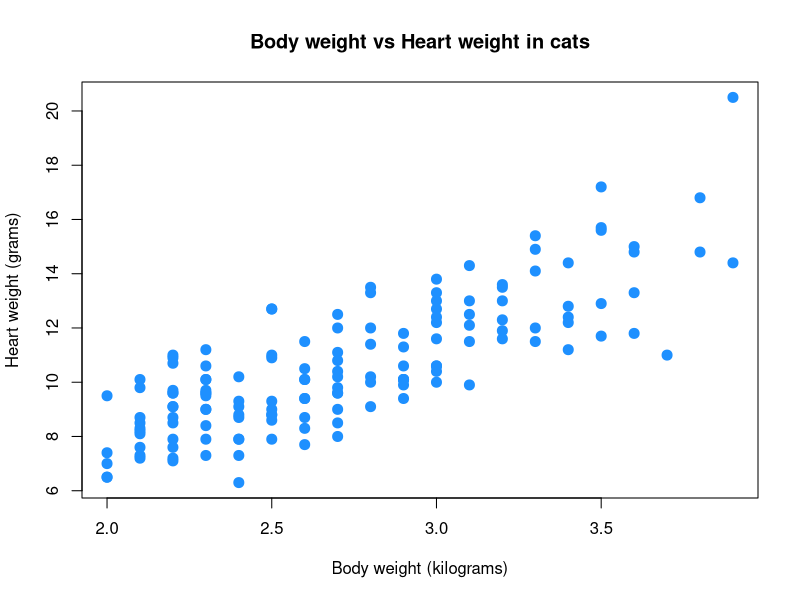
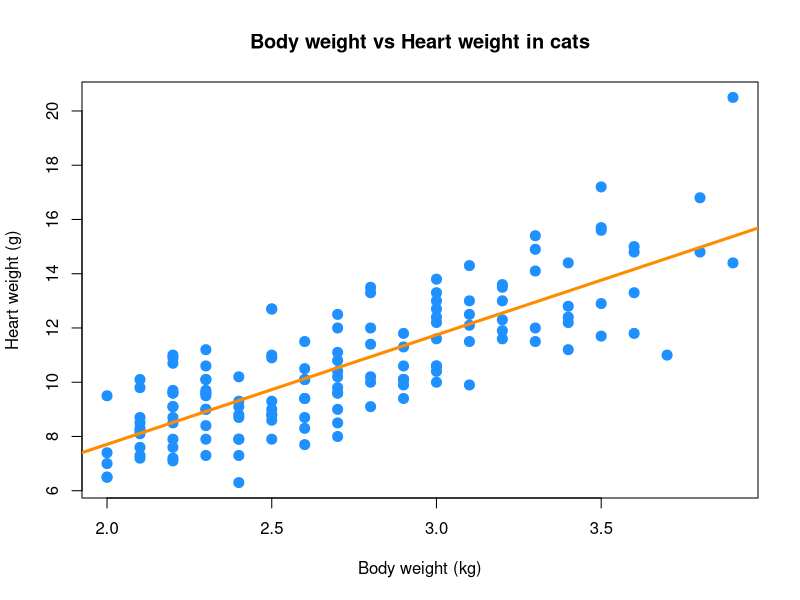

Generate these figures, in order, with R: (Note: this script raises an error after producing the figures.)
## ---- chunk 1
library(tidyverse)
## ---- chunk 2
library(MASS)
cats = MASS::cats

head(cats)

## ---- chunk 3
plot(cats$Bwt, cats$Hwt,
     xlab = "Body weight (kilograms)",
     ylab = "Heart weight (grams)",
     main = "Body weight vs Heart weight in cats",
     pch = 20,
     cex = 2,
     col = "dodgerblue")
## ---- chunk 4
# trims x and y so they are complete and calculates beta_hat_1 and beta_hat_0
# returns:
#   bhat1 : the slope of the SLR line
#   bhat0 : the initial value of the SLR line
#   x : trimmed version of the corresponding x input
#   y : trimmed version of the corresponding y input
betahats = function(x = c(0), y = c(0), na.rm = FALSE){
  # mark un-paired elements to omit
  # arg1_flag
  # arg2_flag
  # gives back optional altered x and y
  if (na.rm){
    x_flag = which(is.na(x))
    y_flag = which(is.na(y))
    
    for (flag in x_flag) {
      y[flag] = NA
    }
    
    for (flag in y_flag) {
      x[flag] = NA
    }
    
    x = x[!is.na(x)]
    y = y[!is.na(y)]
  }
  
  bhat1 = (sum(x*y) - sum(x)*sum(y)*(1/length(x)))/(sum(x^2) - (sum(x)^2)*(1/length(x)))
  bhat0 = mean(y) - bhat1*mean(x)
  
  list(bhat0, bhat1, x, y)
}

## ---- chunk 5
catsbetahats = betahats(x = cats$Bwt, y = cats$Hwt)
catsbetahats[1:2]
## ---- chunk 6
cat_model = lm(Hwt ~ Bwt, data = cats)
summary(cat_model)
## ---- chunk 7
cat_model$coefficients
## ---- chunk 8
cats[(cats$Bwt >= 2.6) & (cats$Bwt <= 2.8), ]
## ---- chunk 9
plot(Hwt ~ Bwt, data = cats,
     xlab = "Body weight (kg)",
     ylab = "Heart weight (g)",
     main = "Body weight vs Heart weight in cats",
     pch  = 20,
     cex  = 2,
     col  = "dodgerblue")
abline(cat_model, lwd = 3, col = "darkorange")
## ---- chunk 10
get_sd_est = function(fitted_vals, actual_vals, mle = FALSE){
  # this determines whether we divide by n or by (n-2)
  multiplier = ifelse(mle, 1/length(actual_vals), 1/(length(actual_vals)-2))
  sqrt(multiplier * sum((actual_vals - fitted_vals)^2))
}
## ---- chunk 11
sigma = get_sd_est(cat_model$fitted.values, cats$Hwt)
sigma
## ---- chunk 12
sigma_mle = get_sd_est(cat_model$fitted.values, cats$Hwt, TRUE)
sigma_mle
## ---- chunk 13
summary(cat_model)$sigma
## ---- chunk 14
birthday = 19920117
set.seed(birthday)
## ---- chunk 15
x = runif(n = 25, 0, 10)
## ---- chunk 16
errors = rnorm(length(x), 0, sqrt(10.24))
y = -3*x + 5 + errors
## ---- chunk 17
regression = lm(y ~ x, data = mydata)
regression$coefficients
## ---- chunk 18
plot(y ~ x, data = mydata,
     xlab = "x",
     ylab = "f(x)",
     main = "x vs f(x)",
     pch  = 20,
     cex  = 2,
     col  = "dodgerblue")
abline(a = 5, b = -3, lwd = 3, col = "darkorange")
abline(regression, lwd = 3, col = "red")
## ---- chunk 19

simulate = function(n = 1, x, beta1, beta0, variance){
  # create n copies of the estimated outputs of f(x) and add the errors to them.
  simuls = rep(beta1*x + beta0, n) + rnorm(length(x) * n, 0, sqrt(variance))
  beta_hat_1 = vector(mode = "numeric")
  
  #Just out of curiosity I want to get all the initial values as well
  beta_hat_0 = vector(mode = "numeric")
  # Suppose x has 25 elements
  # This code sets regression = lm(simuls[1:25] ~ x)
  # then it sets regression = lm(simuls[26:50] ~ x), and so on...
  for (i in 1:n) {
    regression = lm(simuls[((i-1)*length(x) + 1):(length(x)*i)] ~ x)$coefficients
    beta_hat_1[i] = regression[[2]]
    beta_hat_0[i] = regression[[1]]
  }
  cbind(beta_hat_1, beta_hat_0)
}

simulation = simulate(1500, x, -3, 5, 10.24)
beta_hat_1 = simulation[, 1]
beta_hat_0 = simulation[, 2]
## ---- chunk 20
hist(beta_hat_1,
     xlab = "Slope",
     main = "Slope of simulated regression lines, n = 1500",
     col = "red",
     breaks = 75
)
## ---- chunk 21
birthday = 19920117
set.seed(birthday)
## ---- chunk 22
x = runif(n = 75, 0, 10)
## ---- chunk 23
simulation = simulate(2500, x, 0, 3, 4)
beta_hat_1 = simulation[, 1]
beta_hat_0 = simulation[, 2]
mean(beta_hat_1)
## ---- chunk 24
hist(beta_hat_1,
     xlab = "Slope",
     main = "Slope of simulated regression lines, n = 2500",
     col = "dodgerblue",
     breaks = 75
)
## ---- chunk 25
skeptic = read_csv("skeptic.csv")
plot(response ~ predictor, data = skeptic, main = "predictor vs response")
skeptic_beta_1 = lm(response ~ predictor, data = skeptic)$coefficients[[2]]
skeptic_beta_1
## ---- chunk 26
hist(beta_hat_1,
     xlab = "Slope",
     main = "Slope of simulated regression lines, n = 2500",
     col = "dodgerblue",
     breaks = 75
)
abline(v = skeptic_beta_1, col = "red")
## ---- chunk 27
proportion = length(beta_hat_1[beta_hat_1 < skeptic_beta_1]) / length(beta_hat_1)
proportion
## ---- chunk 28
2*proportion
## ---- chunk 29
data(Ozone, package = "mlbench")
Ozone = Ozone[, c(4, 6, 7, 8)]
colnames(Ozone) = c("ozone", "wind", "humidity", "temp")
Ozone = Ozone[complete.cases(Ozone), ]
head(Ozone)
## ---- chunk 30
plot(ozone ~ wind, data = Ozone,
     xlab = "Wind (mph)",
     ylab = "Ozone reading",
     main = "Wind vs Ozone",
     pch  = 20,
     cex  = 2,
     col  = "dodgerblue")

plot(ozone ~ humidity, data = Ozone,
     xlab = "Humidity %",
     ylab = "Ozone reading",
     main = "Humidity vs Ozone",
     pch  = 20,
     cex  = 2,
     col  = "darkorange")

plot(ozone ~ temp, data = Ozone,
     xlab = "Temperature (F)",
     ylab = "Ozone reading",
     main = "Tempterature vs Ozone",
     pch  = 20,
     cex  = 2,
     col  = "purple")
## ---- chunk 31
RMSE = function(y, yhat){
  sqrt((1/length(y)) * sum((y - yhat)^2))
}
## ---- chunk 32
wind_model = lm(ozone ~ wind, data = Ozone)
humidity_model = lm(ozone ~ humidity, data = Ozone)
temp_model = lm(ozone ~ temp, data = Ozone)
## ---- chunk 33
windRMSE = RMSE(Ozone$ozone, wind_model$fitted.values)

humidityRMSE = RMSE(Ozone$ozone, humidity_model$fitted.values)

tempRMSE = RMSE(Ozone$ozone, temp_model$fitted.values)
## ---- chunk 34
get_beta_no_int = function(x = 0, y = 0){
  beta = sum(x*y)/sum(x^2)
  beta
}
## ---- chunk 35
beta = get_beta_no_int(cats$Bwt, cats$Hwt)
beta
## ---- chunk 36
beta_lm = lm(Hwt ~ 0 + Bwt, data = cats)
beta_lm$coefficients[[1]]
